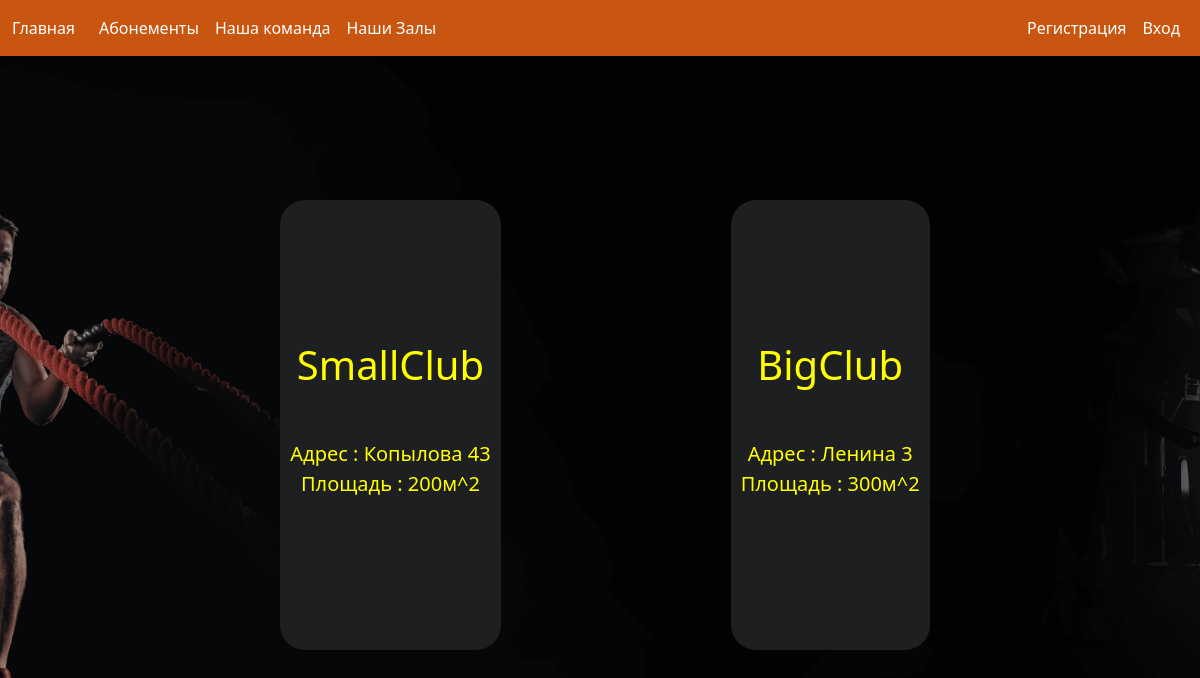
The page /jims on the database its author committed.
### jim_main/models.py (models this page shows, shortened)
class Halls(models.Model) :
    title = models.CharField(max_length=120, null=True)
    Adres = models.CharField(max_length=255, null=False)
    area = models.CharField(max_length=120)
    photos = models.ImageField(null=True)

### jim_main/views.py (the view)
# urls.py: path('jims', (halls), name='halls'),
def halls(request) :
    halls = Halls.objects.all()
    return render(request, 'main/halls.html', {'title':'Наши залы','halls' : halls})

### jim_main/templates/main/halls.html (shortened to what this page needs)
{% extends 'main/base.html' %}
{% load static %}
{% block content %}
<link rel="stylesheet" href="{% static 'main/css/halls.css' %}">
<div class="halls">
    {% for hall in halls %}
    <div class="hall">
        <div class="hall_label">
            {{hall.title}}
        </div>
        <div>
        </div>
        <div class="hall_description">
            Адрес : {{hall.Adres}}
            <p>Площадь : {{hall.area}}м^2</p>
        </div>
    </div>
    {% endfor %}
</div>
{% endblock %}

### jim_main/static/main/css/style.css (style rules this page uses)
.body { background: url(image/fon.png) no-repeat center center fixed; -webkit-background-size: cover; -moz-background-size: cover; -o-background-size: cover; background-size: cover; z-index: 0; height: 900px; }

### jim_main/static/main/css/halls.css (style rules this page uses)
.halls { display: flex; justify-content: center; align-items: center; gap: 200px; padding: 20px; padding-top: 12%; }
.hall { background-color: #1e1f20; border-radius: 25px; padding-left: 10px; margin-left: 20px; margin-right: 10px; padding-right: 10px; height: 450px; display: flex; flex-direction: column; justify-content: center; }
.hall_label { color: yellow; font-size: 40px; text-align: center; }
.hall_description { padding-top: 20px; color: yellow; font-size: 20px; text-align: center; }

### rows shown on the page
Halls: title "SmallClub", Adres "Копылова 43", area "200"
Halls: title "BigClub", Adres "Ленина 3", area "300"
